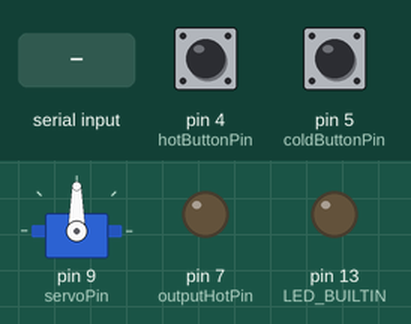
Simulated run of this sketch. Board: Arduino Uno, built with avr-gcc and run on an emulated ATmega328P. On the bench: servo, output pins drawn as LEDs (lit = HIGH). The inputs (shaded band) are chosen by the test bench; at power-on: pin 4 (hotButtonPin) LOW, pin 5 (coldButtonPin) LOW. Pins used as bus, display or sensor lines are not drawn; what the sketch prints to the serial monitor is not drawn.

Above: at 1.2 s.
1.3 s: "flush" received over Serial
At 3.3 s:
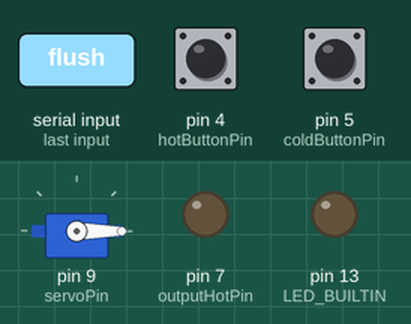
4.3 s: pin 4 (hotButtonPin) pulled HIGH for 3.2 s
At 7.6 s:
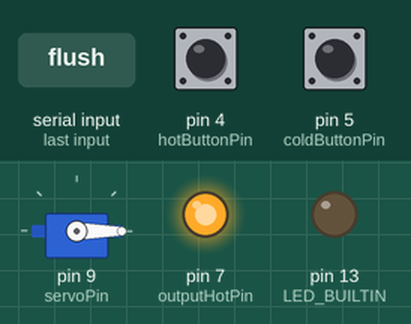
9.0 s: "on" received over Serial
At 10.4 s:
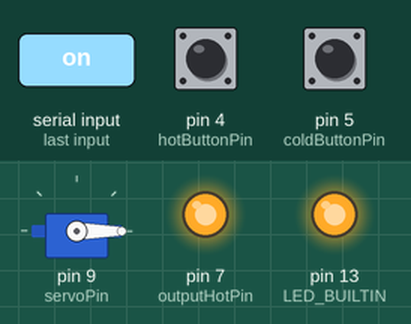
11.4 s: pin 4 (hotButtonPin) pulled HIGH for 0.15 s
At 12.6 s:
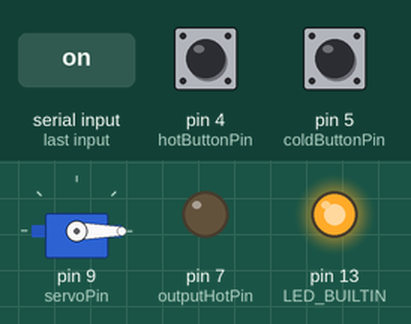
13.0 s: "flush" received over Serial
16.0 s: "off" received over Serial
At 19.6 s:
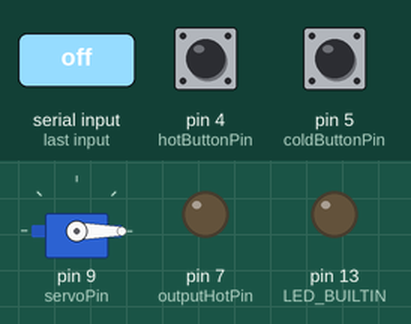
Timing chart, 0 to 20.0 s (numbered marks = the images above; inputs shaded):
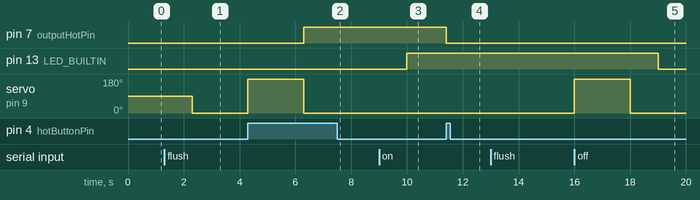

Measured:
- after the input at 1.3 s, servo on pin 9 (servoPin): 90° → 0° after 1.0 s
- after the input at 4.3 s, pin 7 (outputHotPin): LOW → HIGH after 2.0 s
- after the input at 9.0 s, pin 13 (LED_BUILTIN): LOW → HIGH after 1.0 s
- after the input at 11.4 s, pin 7 (outputHotPin): HIGH → LOW at once
- after the input at 13.0 s, servo on pin 9 (servoPin): 0° → 180° after 3.0 s
- after the input at 16.0 s, pin 13 (LED_BUILTIN): HIGH → LOW after 3.0 s

The sketch:

Controller_Config_v3.ino
```cpp
#include <Servo.h>

int servoPin = 9;
int coldButtonPin = 5;
int hotButtonPin  = 4;

Servo servo;

String incomingString = ""; // for incoming serial data

int outputHotPin = 7;
int outputColdPin = 8;

void setup() {
  pinMode(LED_BUILTIN, OUTPUT);
  pinMode(outputHotPin, OUTPUT);
  pinMode(outputColdPin, OUTPUT);
  pinMode(coldButtonPin, INPUT);
  pinMode(hotButtonPin, INPUT);
  servo.attach(servoPin);
  Serial.begin(115200);
}

void loop() {
  //delay(1000);
  // send data only when you receive data:
  //Serial.println(Serial.available());
  if(digitalRead(coldButtonPin) || digitalRead(hotButtonPin))
  {
      if (digitalRead(coldButtonPin))
      {
        digitalWrite(outputColdPin, !digitalRead(outputColdPin));

      }
      if (digitalRead(hotButtonPin))
      {
        digitalWrite(outputHotPin, !digitalRead(outputHotPin));
      }
      while(digitalRead(coldButtonPin) || digitalRead(hotButtonPin))
      {Serial.println(digitalRead(coldButtonPin));}
  }

  if (Serial.available() > 0) {
    // read the incoming byte:
    incomingString = Serial.readString();

    // say what you got:
    //Serial.print("I received: ");
    //Serial.println(incomingString);


    if(incomingString == "on")
    {
      digitalWrite(LED_BUILTIN, HIGH);
      digitalWrite(outputColdPin, HIGH);
      digitalWrite(outputHotPin, HIGH);
    }
    else if(incomingString == "off")
    {
      digitalWrite(LED_BUILTIN, LOW);
      digitalWrite(outputColdPin, LOW);
      digitalWrite(outputHotPin, LOW);
    }
    else if(incomingString == "HOT1")
    {
      digitalWrite(outputHotPin, HIGH);
    }
    else if(incomingString == "hot0")
    {
      digitalWrite(outputHotPin, LOW);
    }
    else if(incomingString == "COLD3")
    {
      digitalWrite(outputColdPin, HIGH);
    }
    else if(incomingString == "cold2")
    {
      digitalWrite(outputColdPin, LOW);
    }
    else if(incomingString == "flush")
    {
       servo.write(0);
      delay(2000);
      servo.write(180);
      delay(2000);
      servo.write(0);

    }

    Serial.flush();


  }
  //Serial.println("end loop");
  Serial.flush();
    //Serial.write("on");
}
```
